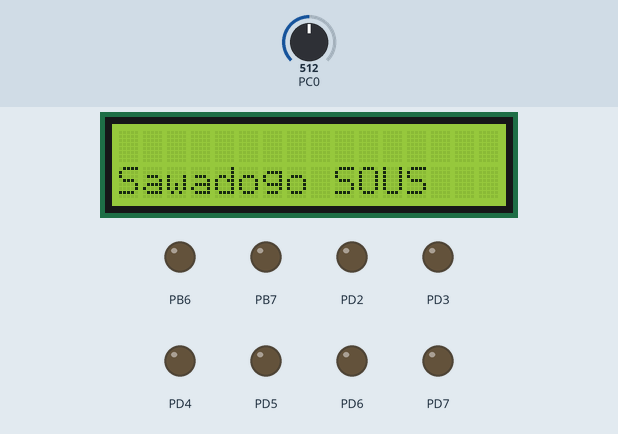
A program run on a simulated ATmega328P, built with avr-gcc and emulated at 16 MHz. Shown: 16×2 character LCD, output pins drawn as LEDs (lit = HIGH). Wiring (inferred from the signals the program sends): character LCD (HD44780): RS PB0; E PB1; data PB2, PB3, PB4, PB5. The test bench sets the inputs (shaded band); at power-on: PC0 = 512. EEPROM starts erased; pins used as bus, display or sensor lines are not drawn; what the program prints to the serial monitor is not drawn.

Above: at 2.1 s.
2.2 s: PC0 set to 0
At 4.0 s:
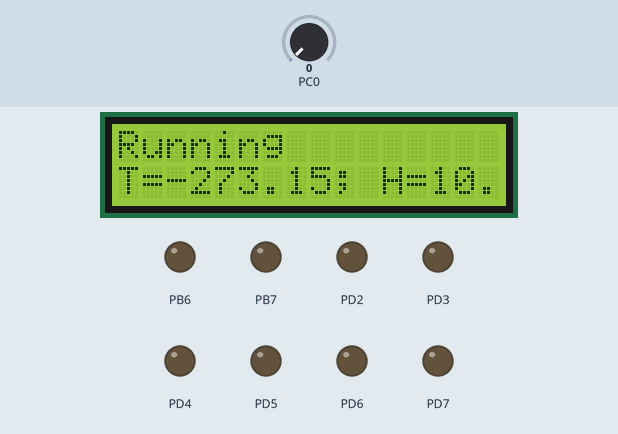
4.8 s: PC0 set to 110
At 6.4 s:
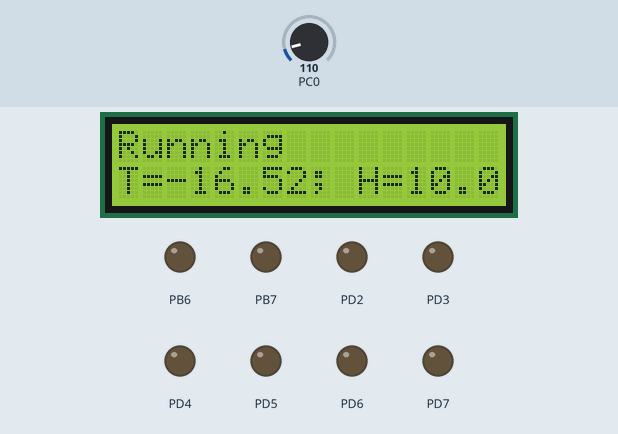
6.9 s: PC0 set to 122
At 8.7 s:
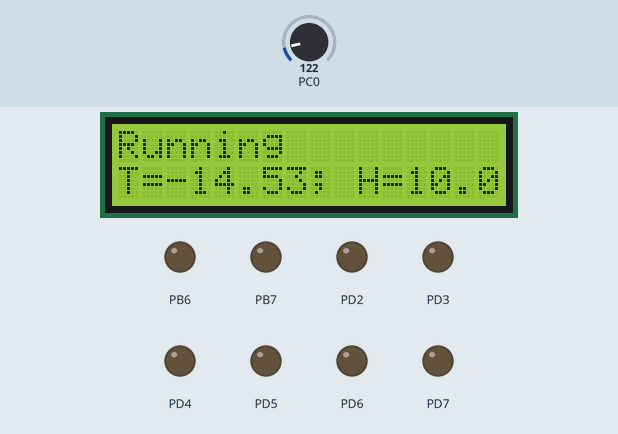
9.1 s: PC0 set to 306
At 10.9 s:
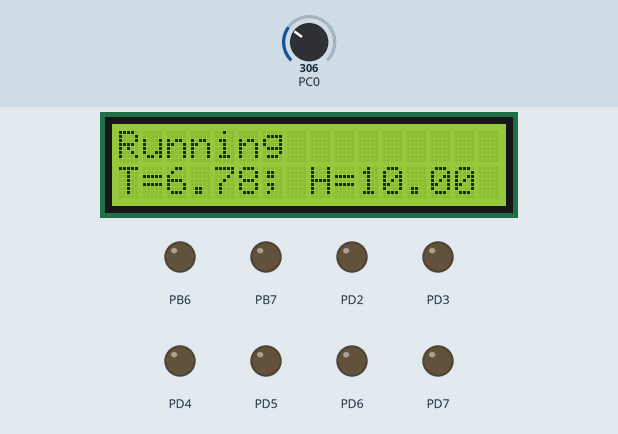
Timing chart, 0 to 12.2 s (numbered marks = the images above; inputs shaded):
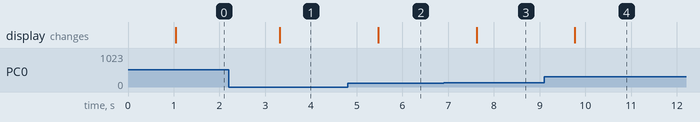

Measured:
- after the input at 2.2 s, the display: changes after 1.1 s (image 1)
- after the input at 4.8 s, the display: changes after 0.67 s (image 2)
- after the input at 6.9 s, the display: changes after 0.72 s (image 3)
- after the input at 9.1 s, the display: changes after 0.67 s (image 4)

The program:

main.c
```c
/*
 * ATMEGA328P_PWM_CONTROL.c
 *
 * Created: 8/29/2020 2:07:29 AM
 * Author : dell
 */

#include <avr/io.h>
#include <stdlib.h>
#include <stdint.h>
#include <stdio.h>
#include <string.h>
#include <math.h>
#include <float.h>
#include "Eeprom.h"
#define  F_CPU 16000000UL
#include <util/delay.h>
#include <avr/interrupt.h>
#define SET_HIGH(reg,pin)((reg)|(1<<pin))
#define SET_LOW(reg,pin)((reg)&(~(1<<pin)))
// Clear and change the new value
#define SET(reg,pin, state)( ((reg)&(~(1<<pin))) | ((state<<pin)) )
// CONSTANTS
void set_pin_to(int *porte, uint8_t pin , uint8_t state){
	*porte=( ((*porte)&(~(1<<pin))) | ((state<<pin)) );
}


// NTC Temperature sensor properties
#define NTC_RT0 10000
#define NTC_SERIE_RESISTOR 10000
#define NTC_BETA 3900
#define NTC_GET_RT(va)  (NTC_SERIE_RESISTOR*((5.0/va)-1))
#define NTC_GET_TEMP(Rt) (1/(( (1/(25+273.15)) +((log(Rt/NTC_RT0))/NTC_BETA ))))-273.15

//SENSOR  WHTM-02 Humidity and temperature
#define WHTM_TEMP_MIN -20
#define WHTM_TEMP_MAX 100
#define WHTM_HUM_MIN 00
#define WHTM_HUM_MAX 100
#define WHTM_GET_TEMPERATURE(va) (  ( (WHTM_TEMP_MAX-WHTM_TEMP_MIN)/(1023.0-0) )*va  + WHTM_TEMP_MAX - 1023*((WHTM_TEMP_MAX-WHTM_TEMP_MIN)/(1023.0-0)))
#define WHTM_GET_HUMIDITY(va) (  ( (WHTM_HUM_MAX-WHTM_HUM_MIN)/(1023.0-0) )*va  + WHTM_HUM_MAX - 1023*((WHTM_HUM_MAX-WHTM_HUM_MIN)/(1023.0-0)))

void LCD_write_base2(uint8_t cmd, uint8_t rs){
	// Write MSB
	uint8_t pinRS = 0 ;
	uint8_t pinE = 1 ;
	PORTB = (PORTB & (0b11000011)) | ((cmd & 0xF0)>>2);
	PORTB = SET(PORTB, pinRS, rs);
	PORTB =SET_HIGH(PORTB, pinE);

	_delay_ms(1);
	PORTB=SET_LOW(PORTB, pinE);

	// Write LSB
	PORTB = (PORTB & (0b11000011)) | ((cmd & 0x0F)<<2);
	PORTB=SET_HIGH(PORTB, pinE);
	_delay_ms(1);
	PORTB=SET_LOW(PORTB, pinE);

}

void LCD_write_cmd(uint8_t cmd){
	LCD_write_base2(cmd,0);
}

void LCD_write_char(uint8_t car){
	LCD_write_base2(car, 1);
}

void LCD_clear(){
	LCD_write_cmd(0x01);
}


void LCD_write_text(char *c, uint8_t line){
	//Use 0 if the want to append the line
	if(line==1){
		LCD_write_cmd(0x80);
	}else if (line==2) {
		LCD_write_cmd(0xC0);
	}
	while(*c){
		LCD_write_char(*c);
		c++;
	}
}

void LCD_init(){
	DDRD =0xFF;
	LCD_write_cmd(0x01);
    LCD_write_cmd(0x02);        // Initialize Lcd in 4-bit mode
   //_delay_ms(200);
	LCD_write_cmd(0x28);        // enable 5x7 mode for chars
	LCD_write_cmd(0x0C);        // Display OFF, Cursor ON
	LCD_write_cmd(0x01);        // Clear Display
	LCD_write_cmd(0x80);        // Move the cursor to beginning of first line


}

// calculate baud rate
void USART_println(char *);
void handle_inputs(char *data);
#define BAUD 9600
#define BAUD_RATE_CALCULATED ((F_CPU/16/BAUD) - 1)

char line[20];
char received_text[20];
volatile int i = 0 ;
volatile int8_t received = 0;

void enableExternalInterrupt(){
	asm("sei");
	//PCMSK1 = (1<<PCINT12);
	PCICR  = (1<<PCIE1);
	EIMSK = 0x03; // Enable interrupt in pin 2 and 3
}

void USART_init(){
	UCSR0A = 0x00;
	UCSR0A |=(1<<RXC0);
	UCSR0B = (1<<RXEN0)|(1<<TXEN0)|(1<<RXCIE0)|(0<<UMSEL00)|(0<<UMSEL01)|(0<UCSZ02);
	UCSR0C = (1<<UCSZ00) |(1<<UCSZ01) ;
	UBRR0H = (BAUD_RATE_CALCULATED>>8);
	UBRR0L = BAUD_RATE_CALCULATED ;
}

void USART_sendChar(char c)
{
	while (!(UCSR0A & (1<<UDRE0)));
	UDR0 = c ;
}

unsigned char USART_Read(){
	while ((UCSR0A & (1 << RXC0)) == 0);
	return UDR0 ;
}

ISR(USART_RX_vect){
	char c =  USART_Read();
	if (c!='\n' && c!='\r')
	{
		line [i] =  c ;
		i++ ;
		}else {
		if(c=='\r'){
			line[i] = '\0' ;
			strcpy(received_text, line);
			i = 0 ;
			received = 1 ;
		}
	}
}

void USART_println(char * text){
	while (*text)
	{
		USART_sendChar(*text);
		text++;
	}
	USART_sendChar('\n');
	USART_sendChar('\r');
}

int read_voltage(int adc_pin){
	ADMUX = 0x00 ;
	ADMUX |= (0x0F & adc_pin );
	ADCSRA = ADCSRA | (1<<ADEN) ; // Enable ADC
	ADCSRA = ADCSRA | (1<<ADSC) ;
	while((ADCSRA &(1<< ADSC)));
	int low  = ADCL ;
	int high = ADCH ;
	int value = (high<<8)+low ;
	ADCSRA |= (ADCSRA & (~(1<<ADEN))) |(0<<ADEN);
	return  value;
}

float temperature=0;
float humidity =10;
volatile float set_temperature = 30 ;
volatile float set_humidity    = 80.22 ;

void runing(){
	LCD_clear();
    LCD_write_text("Running", 1);
	char text[10] ;
	LCD_write_text("T=",2);
	sprintf(text,"%.2f", temperature);
	LCD_write_text(text,0);
	LCD_write_text("; H=",0);
	memset(text,0,10);
	sprintf(text,"%.2f", humidity);
	LCD_write_text(text,0);
}

void setting(){
	LCD_clear();
	LCD_write_text("Setting", 1);
	char text[10] ;
	LCD_write_text("T=",2);
	sprintf(text,"%.2f", set_temperature);
	LCD_write_text(text,0);
	LCD_write_text("; H=",0);
	memset(text,0,10);
	sprintf(text,"%.2f", set_humidity);
	LCD_write_text(text,0);
}


volatile int page = 0;
void init_menu(){
	DDRD |=(0<<2) |(0<<3)|(0<<4) |(0<<5);
	PCMSK2|=(1<<PCINT20); //  Enable pin change in a specific PD4
    PCICR|=(1<<PCIE2) ; // Enable pin change interrupt

	// Enable INT0 and INT1
	EIMSK = 0x03; // Enable INT0 and INT1
	// Only rising interrupt are allowed
	EICRA = 0x0F;
	sei();
}


ISR(PCINT2_vect){
	// Page changing interrupt
	if(PIND &(1<<PIND4)){
		if(page==0){page=1;}else{page=0;}
	}

}

void float_increment(volatile float *number){
	*number= *number+0.5 ;
}
void float_decrement(volatile float *number){
	*number= *number-0.5 ;
}


ISR(INT0_vect){
	//Plus button
	if (page==0)
	{
		float_increment(&set_temperature);
	}else{
		float_increment(&set_humidity);
	}
}

ISR(INT1_vect){
	//Minus Button
	//Plus button
	if (page==0)
	{
		float_decrement(&set_temperature);
	}else{
		float_decrement(&set_humidity);
	}

}

void init(void){
	DDRC = 0x00 ;
	DDRB = 0xFF ;
	PORTB = 0x0F;
	_delay_ms(1000);


	LCD_init();
	init_menu();


}


void NTC_calculation(){
	float va = read_voltage(0)*5.0/1023.0;
	USART_println("\nLa tension est : ");
	char text[20];
	sprintf(text,"%f", va);
	USART_println(text);
	float Rt = NTC_GET_RT(va);
	USART_println("\nLa résistance : ");
	memset(text, 0,20);
	sprintf(text,"%.2f", Rt);
	USART_println(text);

	float t2 = NTC_GET_TEMP(Rt);
	USART_println("\nLa temperature : ");
	memset(text, 0,20);
	sprintf(text,"%.2f", t2);
	USART_println(text);
	//float t = log();
	temperature = t2;
	if(page==0){
		USART_println("\nPAGE 0");
	}else{
		USART_println("\nPAGE 1");
	}

}

void read_configurations(){
	char buffer[10] ;
	EEPROM_read_until(buffer,0, 5, '\0');
	float temp = atof(buffer);
	USART_println("The set temperature is :");
	USART_println(buffer);
	sprintf(buffer,"%.2f", temp);
	USART_println(buffer);

	EEPROM_read_until(buffer,10, 5, '\0');
	float humi= atof(buffer);
	USART_println("The set humidity  is :");
	USART_println(buffer);
	sprintf(buffer,"%.2f", humi);
	USART_println(buffer);

}

void write_configuration(){
	char buffer[10] ;
	sprintf(buffer, "%.2f", set_temperature);
	EEPROM_write_string(buffer, 0); // Write the set temperature starting from address 0
	sprintf(buffer, "%.2f", set_humidity);
	EEPROM_write_string(buffer, 10); // Write the set temperature starting from address 10

}

void testEEprom(){
	EEPROM_write_string("25.5\n",0);
	char buffer[10];
	EEPROM_read_until(buffer,0,5,'\n');
	USART_println("The read message is : ");
	USART_println(buffer);
}


int main(void){
	init();
	USART_init();
	USART_println("Hello");
	LCD_write_text("Sawadogo SOUS", 2);
	write_configuration();
	read_configurations();
	while(1){

		//_delay_ms(2000);
		//USART_println("HELLO");
		//blink_led();
		//dc_motor_speed_control();
		if(received==1){
			handle_inputs(received_text);
			received = 0 ;
		}

		_delay_ms(2000);

		NTC_calculation();


		if(PIND&(1<<5)){
			//SETTING
			setting();
		}else{
			runing();
			//RUNNING
		}

	}
	return 0;
}


void handle_inputs(char *data){

}
```

Eeprom.c
```c
#include "Eeprom.h"

void EEPROM_write(unsigned int addr, uint8_t data){
	/* Wait for completion of previous write */
	while(EECR & (1<<EEPE));
	/* Set up address and Data Registers */
	EEAR = addr;
	EEDR = data;
	/* Write logical one to EEMPE */
	EECR |= (1<<EEMPE);
	/* Start eeprom write by setting EEPE */
	EECR |= (1<<EEPE);

}

char EEPROM_read(unsigned int addr){
	/* Wait for completion of previous write */
	while(EECR & (1<<EEPE))
	;
	/* Set up address register */
	EEAR = addr;
	/* Start eeprom read by writing EERE */
	EECR |= (1<<EERE);
	/* Return data from Data Register */
	return EEDR;
}

void EEPROM_read_until(char *buffer,unsigned int start, unsigned int maxsize, char limit ){
	unsigned int addr=start, i=0;
	char c ;

	while((addr+i)<maxsize  &&  (c=EEPROM_read(addr+i))!=limit)
	{
		*buffer= c ;
		buffer++;
		i++;
	}

}
void  EEPROM_write_string(char *data, unsigned int addr){
	unsigned int i=0 ;
	while(*data){
		EEPROM_write(addr+i, *data);
		data++;
		i++;
	}
}
```

Eeprom.h
```c
/*
 * Eeprom.h
 *
 * Created: 9/30/2020 3:12:58 PM
 *  Author: dell
 */


#ifndef EEPROM_H_
#define EEPROM_H_
#include <avr/io.h>
void EEPROM_write(unsigned int addr, uint8_t data);
char EEPROM_read(unsigned int addr);

void EEPROM_read_until(char *buffer,unsigned int start, unsigned int maxsize, char limit );
void EEPROM_write_string(char *data, unsigned int addr);


#endif /* EEPROM_H_ */
```
